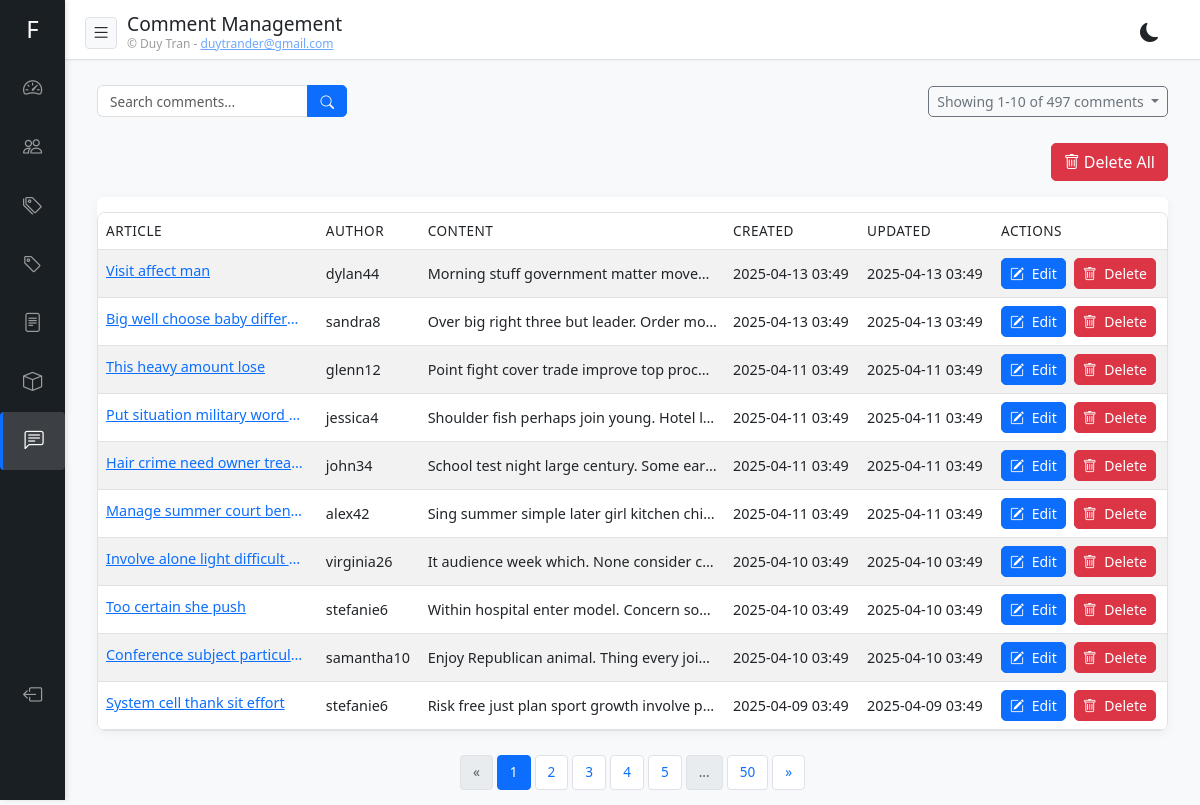
The app's page /admin/comments/ (signed in), older data.
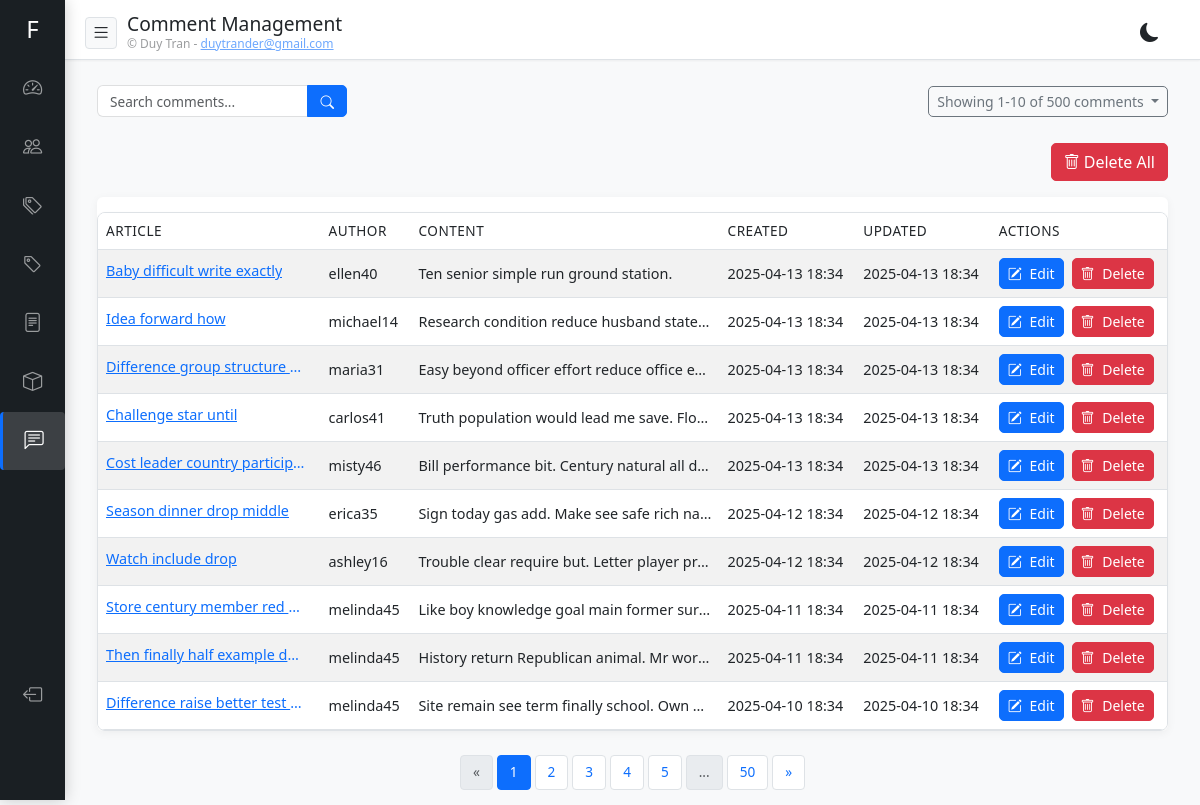
The same page, newer data.
### app/models.py (models this page shows)
class CommentBase(SQLModel):
    content: str
    article_id: int = Field(foreign_key="article.id")
    author_id: int = Field(foreign_key="user.id")

class Comment(CommentBase, table=True):
    id: Optional[int] = Field(default=None, primary_key=True)
    created_at: datetime = Field(default_factory=datetime.utcnow)
    updated_at: datetime = Field(default_factory=datetime.utcnow, sa_column_kwargs={"onupdate": datetime.utcnow})
    article: Article = Relationship(back_populates="comments")
    author: User = Relationship(back_populates="comments")

class ArticleBase(SQLModel):
    title: str = Field(max_length=200)
    content: str
    published: bool = Field(default=False)
    featured_image: Optional[str] = Field(default=None, max_length=500)
    excerpt: Optional[str] = None
    footer_content: Optional[str] = None
    views: int = Field(default=0)
    category_id: int = Field(foreign_key="category.id")
    author_id: int = Field(foreign_key="user.id")
    slug: Optional[str] = Field(default=None, max_length=200, index=True, unique=True)

class Article(ArticleBase, table=True):
    id: Optional[int] = Field(default=None, primary_key=True)
    created_at: datetime = Field(default_factory=datetime.utcnow)
    updated_at: datetime = Field(default_factory=datetime.utcnow, sa_column_kwargs={"onupdate": datetime.utcnow})
    category: Category = Relationship(back_populates="articles")
    author: User = Relationship(back_populates="articles")
    comments: List["Comment"] = Relationship(back_populates="article")
    tags: List["Tag"] = Relationship(back_populates="articles", link_model=ArticleTagLink)
    products: List["Product"] = Relationship(back_populates="articles", link_model=ProductArticleLink)

class UserBase(SQLModel):
    username: str = Field(max_length=50, index=True, unique=True)
    email: EmailStr = Field(max_length=200, index=True, unique=True)
    is_active: bool = Field(default=True)
    is_superuser: bool = Field(default=False)
    first_name: Optional[str] = Field(default=None, max_length=100)
    last_name: Optional[str] = Field(default=None, max_length=100)

class User(UserBase, table=True):
    id: Optional[int] = Field(default=None, primary_key=True)
    password: str = Field(max_length=200)
    created_at: datetime = Field(default_factory=datetime.utcnow)
    updated_at: datetime = Field(default_factory=datetime.utcnow, sa_column_kwargs={"onupdate": datetime.utcnow})
    articles: List["Article"] = Relationship(back_populates="author")
    comments: List["Comment"] = Relationship(back_populates="author")

### app/routers/comments.py (the view)
@router.get("/", response_class=HTMLResponse)
async def admin_comments(
    request: Request,
    q: str = None,
    page: int = 1,
    page_size: int = 10,
    db: Session = Depends(get_db)
):
    user = await get_user_from_cookie(request, db)
    if not user or not user.is_superuser:
        return RedirectResponse(url="/admin/login", status_code=303)
    query = select(Comment).options(
        selectinload(Comment.article),
        selectinload(Comment.author)
    )
    if q:
        search_term = f"%{q}%"
        query = query.where(
            Comment.content.ilike(search_term)
        )
    count_query = select(func.count()).select_from(query.subquery())
    total_records = db.execute(count_query).scalar_one()
    total_pages = (total_records + page_size - 1) // page_size
    page = max(1, min(page, total_pages) if total_pages > 0 else 1)
    offset = (page - 1) * page_size
    paginated_query = query.order_by(desc(Comment.created_at)).offset(offset).limit(page_size)
    comments = db.execute(paginated_query).unique().scalars().all()
    return templates.TemplateResponse(
        "admin/comments/list.html",
        {
            "request": request,
            "user": user,
            "comments": comments,
            "query": q,
            "message": request.query_params.get("message"),
            "pagination": {
                "page": page,
                "page_size": page_size,
                "total_pages": total_pages,
                "total_records": total_records,
                "has_prev": page > 1,
                "has_next": page < total_pages
            }
        }
    )

### templates/admin/comments/list.html (shortened to what the changed rows need)
{% extends "admin/base.html" %}  {% block header_title %}Comment Management{% endblock %} {% block
content %}
<div class="container-fluid">
  <div class="row mb-3">
    <div
      class="col-12 col-md-6 d-flex justify-content-md-end align-items-center mt-2 mt-md-0"
    >
      {% set item_name = 'comments' %} {% set url_path = '/admin/comments' %} {%
      include "admin/components/pagination_info.html" %}
    </div>
  </div>
  <div class="row">
    <div class="col-12">
       {% if comments %}
      <div class="d-none d-lg-block mb-4">
        <div class="card">
          <div class="card-body">
            <div class="table-responsive">
              <table class="table table-striped table-hover">
                <thead>
                  <tr>
                    <th>Article</th>
                    <th>Author</th>
                    <th>Content</th>
                    <th>Created</th>
                    <th>Updated</th>
                    <th>Actions</th>
                  </tr>
                </thead>
                <tbody>
                  {% for comment in comments %}
                  <tr>
                    <td>
                      <a
                        href="/admin/articles/{{ comment.article.id }}/edit"
                        title="{{ comment.article.title }}"
                        class="text-truncate d-inline-block"
                        style="max-width: 200px"
                      >
                        {{ comment.article.title }}
                      </a>
                    </td>
                    <td>{{ comment.author.username }}</td>
                    <td
                      class="text-truncate"
                      style="max-width: 300px"
                      title="{{ comment.content }}"
                    >
                      {{ comment.content|truncate(100) }}
                    </td>
                    <td>{{ comment.created_at.strftime('%Y-%m-%d %H:%M') }}</td>
                    <td>{{ comment.updated_at.strftime('%Y-%m-%d %H:%M') }}</td>
                    <td>
                      <div class="d-flex gap-2">
                        <a
                          href="/admin/comments/{{ comment.id }}/edit"
                          class="btn btn-sm btn-primary"
                          title="Edit"
                        >
                          <i class="bi bi-pencil-square"></i>
                          <span class="d-none d-md-inline-block ms-1"
                            >Edit</span
                          >
                        </a>
                        <button
                          type="button"
                          class="btn btn-sm btn-danger"
                          data-bs-toggle="modal"
                          data-bs-target="#deleteModal{{ comment.id }}"
                          title="Delete"
                        >
                          <i class="bi bi-trash"></i>
                          <span class="d-none d-md-inline-block ms-1"
                            >Delete</span
                          >
                        </button>
                      </div>
                    </td>
                  </tr>
                  {% endfor %}
                </tbody>
              </table>
            </div>
          </div>
        </div>
      </div>
       {% else %}
      <div class="alert alert-info mb-0" role="alert">
        No comments found yet.
      </div>
      {% endif %}
      <div class="pagination-container">
        {% set url_path = '/admin/comments' %} {% include
        "admin/components/pagination.html" %}
      </div>
    </div>
  </div>
</div>
{% endblock %}

Row changes from the older to the newer data that the page shows:
no longer on this page (row edited): Comment: article "Visit affect man", author.username "dylan44", content "Morning stuff government matter move…", created_at "2025-04-13 03:49", updated_at "2025-04-13 03:49"
no longer on this page (row edited): Comment: article "Big well choose baby differ…", author.username "sandra8", content "Over big right three but leader. Order m…", created_at "2025-04-13 03:49", updated_at "2025-04-13 03:49"
no longer on this page (row edited): Comment: article "This heavy amount lose", author.username "glenn12", content "Point fight cover trade improve top proc…", created_at "2025-04-11 03:49", updated_at "2025-04-11 03:49"
no longer on this page (row edited): Comment: article "Put situation military word…", author.username "jessica4", content "Shoulder fish perhaps join young. Hotel l…", created_at "2025-04-11 03:49", updated_at "2025-04-11 03:49"
no longer on this page (row edited): Comment: article "Hair crime need owner trea…", author.username "john34", content "School test night large century. Some ea…", created_at "2025-04-11 03:49", updated_at "2025-04-11 03:49"
no longer on this page (row edited): Comment: article "Manage summer court ben…", author.username "alex42", content "Sing summer simple later girl kitchen chi…", created_at "2025-04-11 03:49", updated_at "2025-04-11 03:49"
no longer on this page (row edited): Comment: article "Involve alone light difficult…", author.username "virginia26", content "It audience week which. None consider c…", created_at "2025-04-10 03:49", updated_at "2025-04-10 03:49"
no longer on this page (row edited): Comment: article "Too certain she push", author.username "stefanie6", content "Within hospital enter model. Concern so…", created_at "2025-04-10 03:49", updated_at "2025-04-10 03:49"
no longer on this page (row edited): Comment: article "Conference subject particul…", author.username "samantha10", content "Enjoy Republican animal. Thing every joi…", created_at "2025-04-10 03:49", updated_at "2025-04-10 03:49"
no longer on this page (row edited): Comment: article "System cell thank sit effort", author.username "stefanie6", content "Risk free just plan sport growth involve p…", created_at "2025-04-09 03:49", updated_at "2025-04-09 03:49"
now on this page (row edited): Comment: article "Baby difficult write exactly", author.username "ellen40", content "Ten senior simple run ground station.", created_at "2025-04-13 18:34", updated_at "2025-04-13 18:34"
now on this page (row edited): Comment: article "Idea forward how", author.username "michael14", content "Research condition reduce husband state…", created_at "2025-04-13 18:34", updated_at "2025-04-13 18:34"
now on this page (row edited): Comment: article "Difference group structure…", author.username "maria31", content "Easy beyond officer effort reduce office e…", created_at "2025-04-13 18:34", updated_at "2025-04-13 18:34"
now on this page (row edited): Comment: article "Challenge star until", author.username "carlos41", content "Truth population would lead me save. Flo…", created_at "2025-04-13 18:34", updated_at "2025-04-13 18:34"
now on this page (row edited): Comment: article "Cost leader country particip…", author.username "misty46", content "Bill performance bit. Century natural all d…", created_at "2025-04-13 18:34", updated_at "2025-04-13 18:34"
now on this page (row edited): Comment: article "Season dinner drop middle", author.username "erica35", content "Sign today gas add. Make see safe rich na…", created_at "2025-04-12 18:34", updated_at "2025-04-12 18:34"
now on this page (row edited): Comment: article "Watch include drop", author.username "ashley16", content "Trouble clear require but. Letter player pr…", created_at "2025-04-12 18:34", updated_at "2025-04-12 18:34"
now on this page (row edited): Comment: article "Store century member red…", author.username "melinda45", content "Like boy knowledge goal main former sur…", created_at "2025-04-11 18:34", updated_at "2025-04-11 18:34"
now on this page (row edited): Comment: article "Then finally half example d…", author.username "melinda45", content "History return Republican animal. Mr wor…", created_at "2025-04-11 18:34", updated_at "2025-04-11 18:34"
now on this page (row edited): Comment: article "Difference raise better test…", author.username "melinda45", content "Site remain see term finally school. Own…", created_at "2025-04-10 18:34", updated_at "2025-04-10 18:34"
Text that changed along with them:
{{ pagination.total_records }}: "497" → "500"
